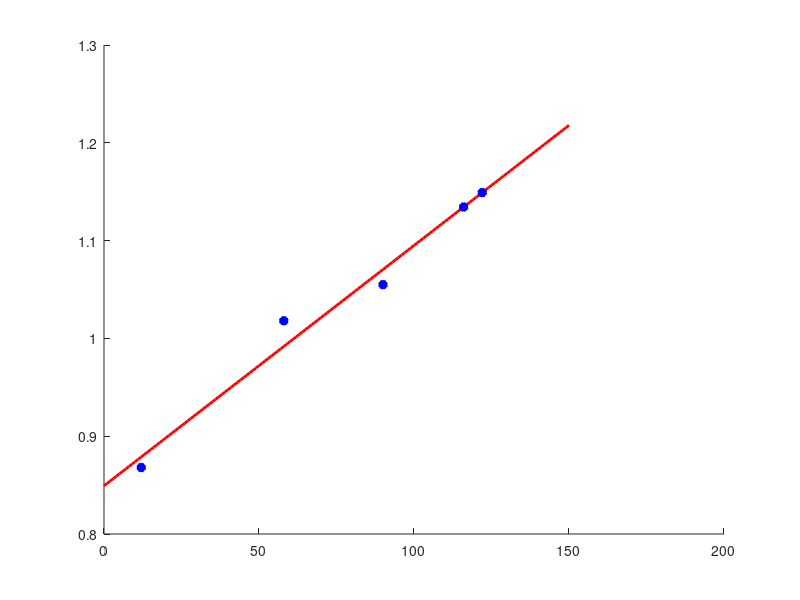

Write MATLAB code to recreate this figure.
function Extrapolate

% Extrapolates optical model parameters to A of your choice.
A = [12 58 90].';
A_me1 = 116;
A_me2 = 122;

% Parameters:
VR = [19.73 35.16 31.20].';
rR = [1.592 1.320 1.363].';
aR = [0.705 0.840 0.818].';
VI = [37.76 44.43 42.06].';
rI = [0.989 1.021 1.044].';
aI = [0.868 1.018 1.055].';

% Define x and y:
x = A;
y = aI;

% Define means:
n = max(size(x));
mux = sum(x)/n;
muy = sum(y)/n;
muxy = x.'*y/n;
mux2 = x.'*x/n;
mux2 = y.'*y/n;

% Define linear regression:
M = [x ones(n,1)];
MTM = M.'*M;
MTb = M.'*y;
C = inv(MTM)*MTb;
a = C(1);
b = C(2);

% Compute new point:
f = @(x) a.*x + b;
y_me1 = f(A_me1);
y_me2 = f(A_me2);
x_ev = 0:1:150;
y_ev = f(x_ev);

% add it to the vector:
x(n+1) = A_me1; x(n+2) = A_me2;
y(n+1) = y_me1; y(n+2) = y_me2;

% Make a plot:
close all;
figure;
hold on;
plot(x_ev,y_ev,'r-','LineWidth',2);
plot(x,y,'b*','LineWidth',4);

disp('Parameterw of interest = ');
Md = [A_me1 y_me1;A_me2 y_me2];
disp(Md);

% Done:
end